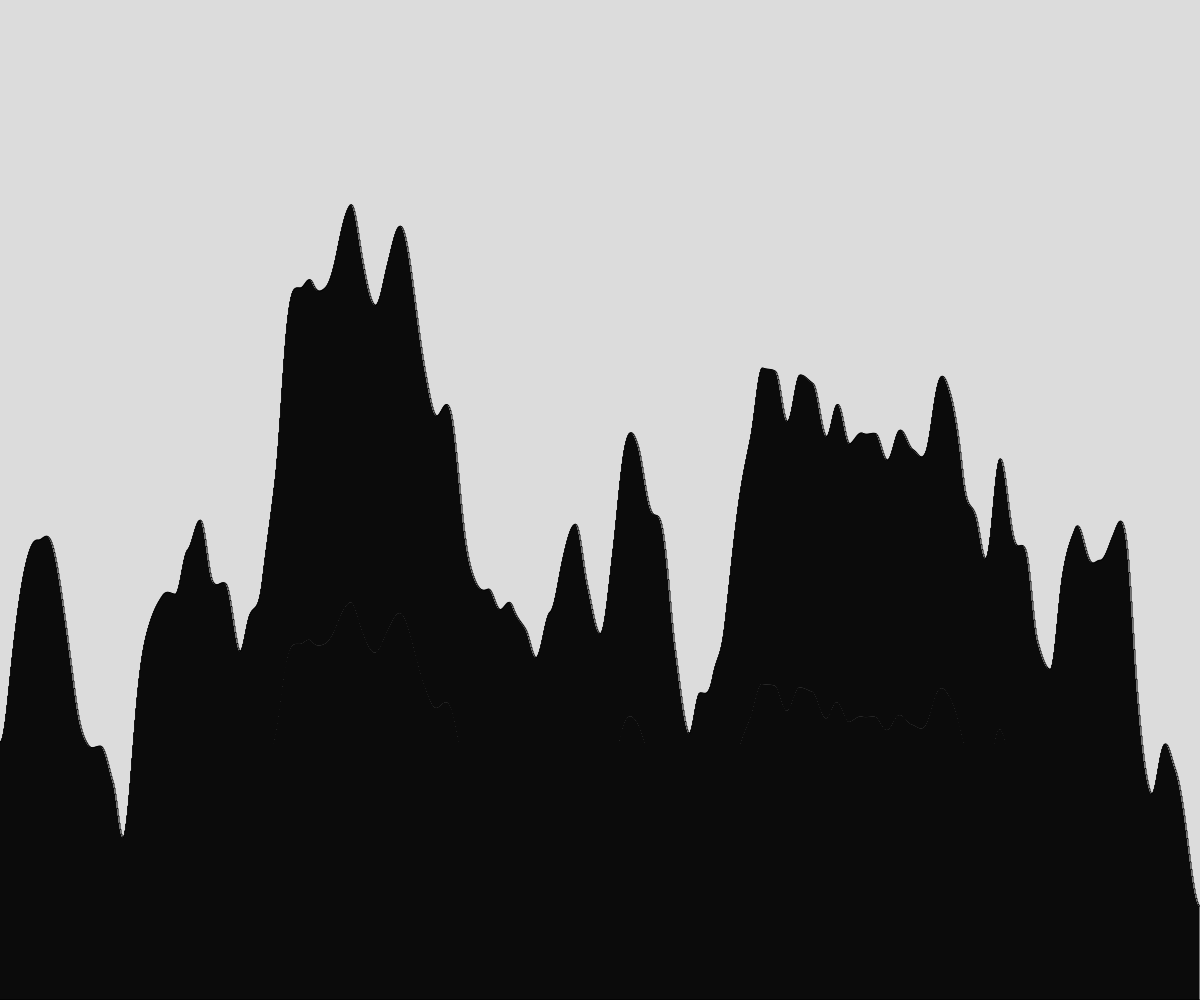
Frame 1 (no input)
Frame 60 (no input): identical to frame 1, image omitted
Frame 120 (the mouse pressed at the canvas centre since frame 60): identical to frame 1, image omitted

The p5.js sketch that drew this single still picture (run headless with seeded random() and noise() and a simulated clock; from frame 60 on, the mouse is pressed at the canvas centre):

// p5.js sketch
// ── sketch.js
// 
// Your Name
// Date
//
// Extra for Experts:
// - describe what you did to take this project "above and beyond"

// Global variables 
let rectWidth = 1;
let rectNoise = 20;
const noiseShift = 0.01;

function setup() {
  createCanvas(windowWidth, windowHeight);
  rectMode(CORNERS);
  

}

function draw() {
  rectNoise = 20;
  background(220);
  generateTerrain();


}


function generateTerrain(){
  // usinig a loop, create a number of side by side
  // rectangles, coming up form the bottom of the canvas
  for (let x = 0; x<width; x+= rectWidth ) {
    // puickk a random height 
    // let sectionHeight = random(0,height);
    let sectionHeight = noise(rectNoise);
    sectionHeight = map(sectionHeight,0,1,0,height);
    rectNoise+= noiseShift;


    rect(x,height,x+rectWidth,height-sectionHeight);
  }
}
